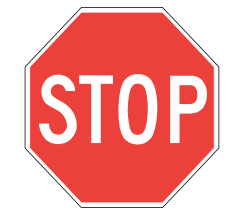
//> input picture tsign.png, 240 x 214 px
$ ./assignment2   (built with g++ and OpenCV 4)
//> lines starting //> are read from the running program, lines starting //| are printed output that depends on the picture
#include "opencv2/imgproc/imgproc.hpp"
#include "opencv2/highgui/highgui.hpp"
#include <stdlib.h>
#include <stdio.h>
#include <iostream>

using namespace cv;
using namespace std;

#define KERNEL_SIZE  3
int main()
{
string file_name="tsign.png";
Mat source,gray,gau, destination;
Mat kernel;
int ddepth;
double delta;
Point anchor;

ddepth=-1;
anchor=Point( -1, -1 );
delta=0.0;
namedWindow( "source", CV_WINDOW_AUTOSIZE );
namedWindow( "destination", CV_WINDOW_AUTOSIZE );
namedWindow( "gaussian", CV_WINDOW_AUTOSIZE );
for(int i=1;i<=7;i=i+2){
	kernel=getGaussianKernel(i,-1);
	source = imread(file_name);
//> source is the input picture: 214 rows x 240 cols, CV_8UC3; mean B, G, R 159, 161.3, 243.5
	cvtColor( source, gray, CV_BGR2GRAY );
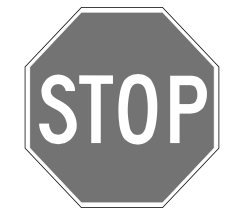
//> gray: 214 rows x 240 cols, CV_8UC1; min 46, max 255, mean 185.7
	sepFilter2D(gray, gau, ddepth, kernel, kernel );
	Laplacian(gau,destination,ddepth,i);
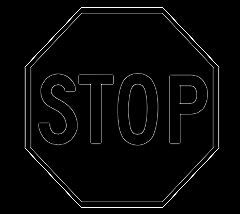
//> destination: 214 rows x 240 cols, CV_8UC1; min 0, max 255, mean 6.4
	imshow( "source", source );
	imshow( "gaussian", gau );
	imshow( "destination", destination );
	cout<<"kernel coefficients"<<kernel<<endl;
	waitKey(0);
}


waitKey(0);
return 0;
}
